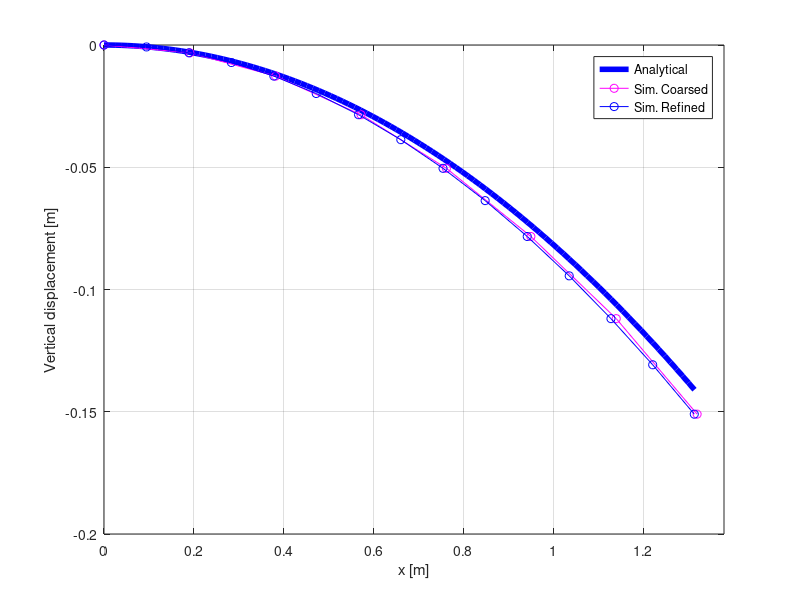
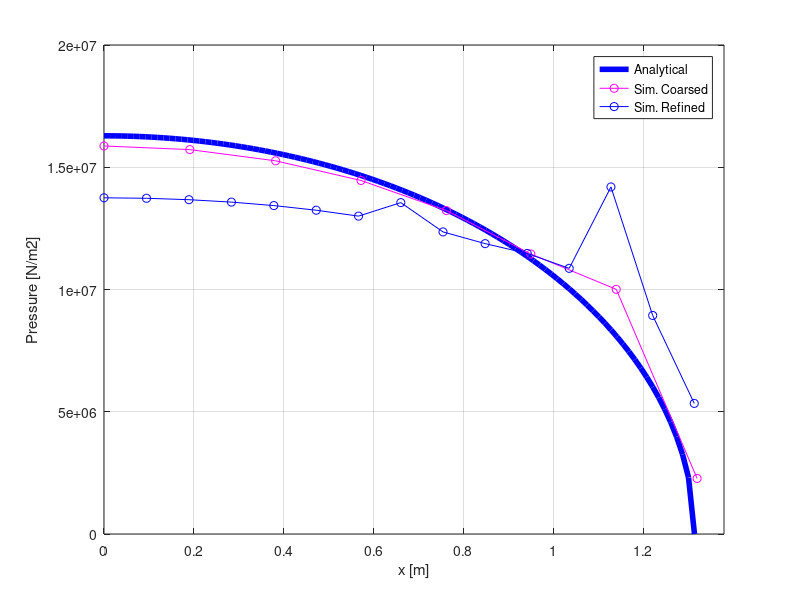
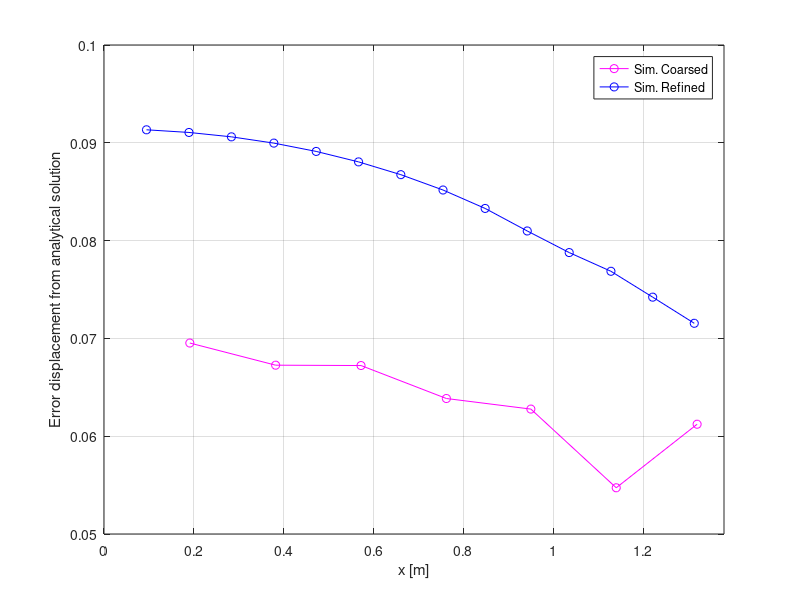
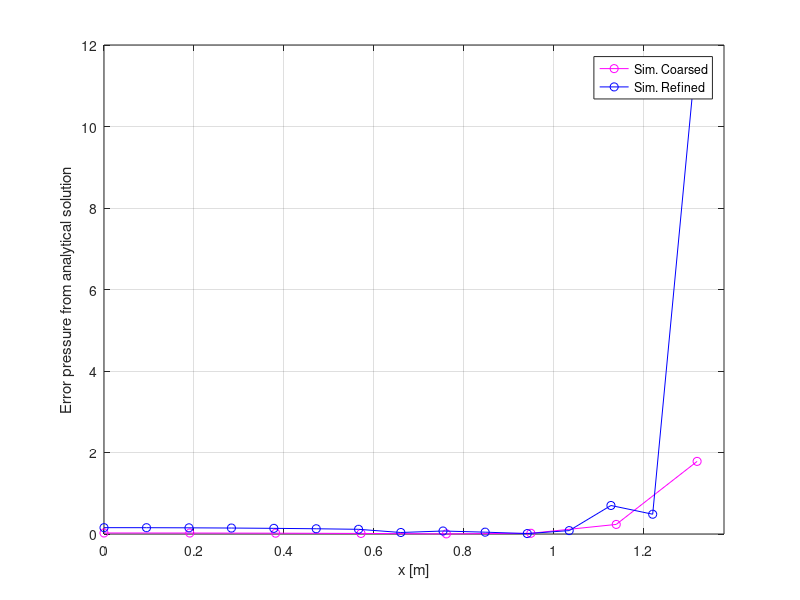

Recreate these plots in MATLAB, in order. (Note: this script raises an error after producing the figures.)
clear all
clc

% INPUTS
E  = [ 1e8, 1e26 ];
nu = [ 0.29, 0.29 ];
R  = 12.2474/2.0;
P  = 5.0e5; % Pressure on hemisphere's main diagonal
F = P * R * R * pi()

% PRELIMINARY CALCULATION
pi_3 = pi()^3;
E_ = 1 / ( (1 - nu(1)*nu(1))/E(1) + (1 - nu(2)*nu(2))/E(2) );

% Analytical Results
% radius of contact
a0 = (  (3 * P * pi() * R * R *R * (1-nu(1)*nu(1)))/(4 * E_)    )^(1/3);
% max contact pressure
p0 =  3 * P * R * R/(2.0 * a0 * a0);
% max vertical indentation
d0 = a0*a0 / R;
% vertical force at the center
f0 = E_ * (R*d0^3)^(1/2) * 4/3;

% Analytical Plot
n = 100;
x_max = a0;
y_max = 0.0;
xa = linspace( 0.0, x_max,  n );
ya = linspace( 0.0, y_max, n );
ra = ( xa.*xa + ya.*ya ).^(1/2);

pa = p0 * ( 1 - (ra.*ra)/(a0*a0) ).^0.5;
za = -(ra.^2)/(2*R);

fa = (-2/3)*p0*pi()*a0^2*( ( 1-( ra(2:end).^2 /a0^2 ) ).^(3/2) );

s = '';
s = horzcat( s, sprintf( '::: Analytical solution for Hertz Test ::: \n' ) );
s = horzcat( s, sprintf( 'a0 = %f \n', a0 ) );
s = horzcat( s, sprintf( 'p0 = %f \n', p0 ) );
s = horzcat( s, sprintf( 'd0 = %f \n', d0 ) );
s = horzcat( s, sprintf( 'f0 = %f \n', f0 ) );
clc
s

% Simulation coarse

p_coarse = [
0.00E+00	1.587046E+07
1.91E-01	1.572165E+07
3.82E-01	1.526366E+07
5.72E-01	1.445843E+07
7.62E-01	1.323046E+07
9.50E-01	1.145192E+07
1.14E+00	1.000699E+07
1.32E+00	2.272305E+06
];

z_coarse  = [
0.00E+00	-1.8946135e-16
1.91E-01	-0.0031857721
3.82E-01	-0.012716094
5.72E-01	-0.028510472
7.62E-01	-0.050436877
9.50E-01	-0.078314818
1.14E+00	-0.11191949
1.32E+00	-0.1509772
];

% Simulation remeshed
p_refined = [
0	1.375046E+07
0.094565999999997	1.373124E+07
0.189105999999999	1.367306E+07
0.283591999999999	1.357436E+07
0.378	1.343241E+07
0.472308999999999	1.324318E+07
0.566499999999998	1.300110E+07
0.660558999999999	1.355396E+07
0.754477999999999	1.235566E+07
0.848265999999999	1.187644E+07
0.941958999999997	1.147343E+07
1.035328	1.086596E+07
1.128221	1.419395E+07
1.221126	8.938746E+06
1.313665	5.341714E+06
];

z_refined = [
0	-2.68E-16
0.094565999999997	-0.00079686037
0.189105999999999	-0.0031857719
0.283591999999999	-0.0071616587
0.378	-0.012716094
0.472308999999999	-0.01983735
0.566499999999998	-0.028510472
0.660558999999999	-0.038717359
0.754477999999999	-0.05043688
0.848265999999999	-0.06364502
0.941958999999997	-0.078314058
1.035328	-0.094415575
1.128221	-0.11191925
1.221126	-0.13078846
1.313665	-0.15098573
];

%% Plotting
% Plot pressure
% plot( ra,      pa,      'b-', 'Analytical')
% plot( ps(:,1), ps(:,2), 'ko', 'Simulation')
% xlabel( 'x (m)' )
% ylabel( 'Contact normal traction (Pa)' )
% legend()
% grid()

% Plot vertical displacement
figure1 = figure(1)
plot( ra, za, 'b-','LineWidth',4)
hold on
plot( z_coarse(:,1), z_coarse(:,2), 'mo-')
hold on
plot( z_refined(:,1), z_refined(:,2), 'bo-')
xlabel( 'x [m]' )
ylabel( 'Vertical displacement [m]' )
legend('Analytical','Sim. Coarsed', 'Sim. Refined')
grid on
xlim([0,a0*1.05])
hold off

% Plot pressure distribution
figure2 = figure(2)
plot( ra, pa, 'b-','LineWidth',4)
hold on
plot( p_coarse(:,1), p_coarse(:,2), 'mo-')
hold on
plot( p_refined(:,1), p_refined(:,2), 'bo-')
xlabel( 'x [m]' )
ylabel( 'Pressure [N/m2]' )
legend('Analytical', 'Sim. Coarsed', 'Sim. Refined')
grid on
xlim([0,a0*1.05])
hold off

%% Calculate Error

za_erRcoarse = -(z_coarse(2:end,1).^2)/(2*R);
erRz_coarse = abs( (za_erRcoarse - z_coarse(2:end,2))./(za_erRcoarse) );

za_erRrefined = -(z_refined(2:end,1).^2)/(2*R);
erRz_refined = abs( (za_erRrefined - z_refined(2:end,2))./(za_erRrefined) );

figure3 = figure(3)
plot(z_coarse(2:end,1), erRz_coarse, 'mo-')
hold on
plot(z_refined(2:end,1), erRz_refined, 'bo-')
xlabel( 'x [m]' )
ylabel( 'Error displacement from analytical solution' )
legend('Sim. Coarsed','Sim. Refined')
xlim([0,a0*1.05])
grid on
hold off

pa_erRcoarse = p0 * ( 1 - (p_coarse(:,1).*p_coarse(:,1))/(a0*a0) ).^0.5;
erRp_coarse = abs( (pa_erRcoarse - p_coarse(:,2))./(pa_erRcoarse) );

pa_erRrefined = p0 * ( 1 - (p_refined(:,1).*p_refined(:,1))/(a0*a0) ).^0.5;
erRp_refined = abs( (pa_erRrefined - p_refined(:,2))./(pa_erRrefined) );

figure4 = figure(4)
plot(p_coarse(:,1), erRp_coarse, 'mo-')
hold on
plot(p_refined(:,1), erRp_refined, 'bo-')
xlabel( 'x [m]' )
ylabel( 'Error pressure from analytical solution' )
legend('Sim. Coarsed','Sim. Refined')
xlim([0,a0*1.05])
grid on
hold off

matlab2tikz('figurehandle',figure1,'filename','hertz1.tikz' ,'standalone', true);
matlab2tikz('figurehandle',figure2,'filename','hertz2.tikz' ,'standalone', true);
matlab2tikz('figurehandle',figure3,'filename','hertz3.tikz' ,'standalone', true);
matlab2tikz('figurehandle',figure4,'filename','hertz4.tikz' ,'standalone', true);
